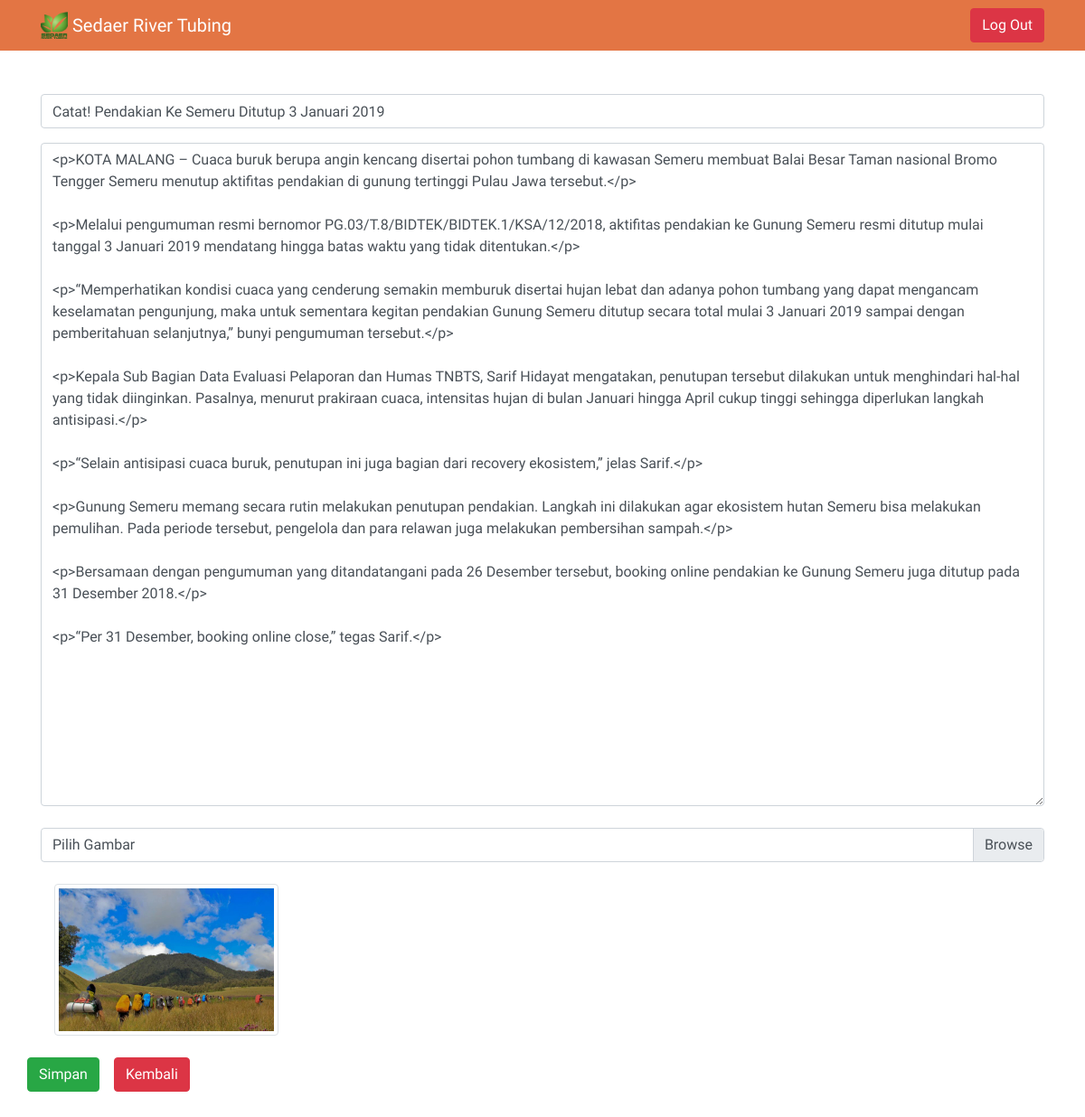
Page /edit.php?id=42 (signed in) on the committed database.
### tables this page shows
CREATE TABLE `artikel` (
  `id` int(11) NOT NULL,
  `judul` varchar(100) NOT NULL,
  `tanggal` varchar(50) NOT NULL,
  `content` text NOT NULL,
  `gambar` varchar(200) NOT NULL
);

### edit.php (the view, shortened to what this page needs)
<?php
    require 'functions.php';
?>
<!DOCTYPE html>
<html>
<head>
	<link rel="stylesheet" type="text/css" href="css/bootstrap.css">
	<link rel="stylesheet" href="styles2.css">
	<link rel="stylesheet" href="https://cdnjs.cloudflare.com/ajax/libs/baguettebox.js/1.8.1/baguetteBox.min.css">
	<link href="vendor/fontawesome-free/css/all.min.css" rel="stylesheet" type="text/css">
</head>
<body>
    <nav class="navbar navbar-expand-lg navbar-light">
        <div class="container">
            <a class="navbar-brand" href="#">
                <img src="img/s_logo.png" width="30" height="30" class="d-inline-block align-top" alt="">
                    Sedaer River Tubing
            </a>
            <a href="logout.php" class="btn btn-danger">Log Out</a>
        </div>
    </nav>
    <div class="container my-5">
        <form method="post" action="" enctype="multipart/form-data">
            <?php
            $id = $_GET['id'];
			$data = mysqli_query($conn,"select * from artikel where id=$id");
			while ($value=mysqli_fetch_array($data)) {
				$judul = $value['judul'];
                $content = $value['content'];
                $gambar = $value['gambar'];
			}
			?>
            <div class="form-group row">
                <div class="col-sm-12">
                    <input type="text" class="form-control" id="judul" name="judul" placeholder="Masukkan Judul Artikel"
                        value="<?= $judul ?>" required>
                </div>
            </div>
            <textarea name="editor" class="form-control ckeditor" id="" cols="30" rows="30" required><?= $content ?></textarea>
            <div class="col-sm-12 mt-4 custom-file">
                <label class="custom-file-label" for="file-upload" id="file-upload-filename">Pilih Gambar</label>
            </div>
            <div class="col-sm-3" id="gambarUbah">
                <img src="../images/<?= $gambar ?>" class="img-thumbnail mt-4">
            </div>
            <div class="form-group row mt-4">
                <button type="button" class="btn btn-success" data-toggle="modal" data-target="#modalSimpan">
                Simpan
                </button>
                <button type="button" class="btn btn-danger ml-3" data-toggle="modal" data-target="#modalBatal" id="kembali">
                Kembali
                </button>
            </div>
        </form>
    </div>
</body>
</html>

### styles2.css (style rules this page uses)
body { font-family: 'Sniglet', cursive; }
.navbar { background-color: #E37544; }
.navbar-brand { color: #FFF !important; }

### rows in the picture
artikel: judul "Catat! Pendakian Ke Semeru Ditutup 3 Januari 2019", editor "<p>KOTA MALANG – Cuaca buruk berupa angin kencang disertai pohon tumbang di kawasan Semeru membuat Balai Besar Taman nasional Bromo Tengger Semeru menutup aktifitas pendakian di gunung tertinggi Pulau Jawa tersebut.</p> <p>Melalui pengumuman resmi bernomor PG.03/T.8/BIDTEK/BIDTEK.1/KSA/12/2018, aktifitas pendakian ke Gunung Semeru resmi ditutup mulai tanggal 3 Januari 2019 mendatang hingga batas waktu yang tidak ditentukan.</p> <p>“Memperhatikan kondisi cuaca yang cenderung semakin memburuk disertai hujan lebat dan adanya pohon tumbang yang dapat mengancam keselamatan pengunjung, maka untuk sementara kegitan pendakian Gunung Semeru ditutup secara total mulai 3 Januari 2019 sampai dengan…", gambar (picture)
